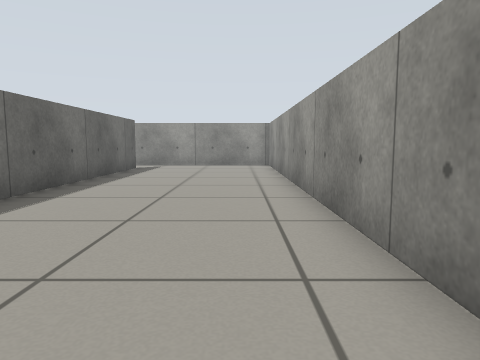
[1] (above)

17 first-person views from a walk through a world built for the Gazebo simulator. The camera is 0.51 m above the floor, tilts 6° down and sees 70° across. The floor is counted in squares, 0.5 m on a side. Each view is taken from the middle of a square. On the plan, view 1 faces up. The plan holds only what a view shows up to about 13 squares ahead; the rest is blank.

[2]
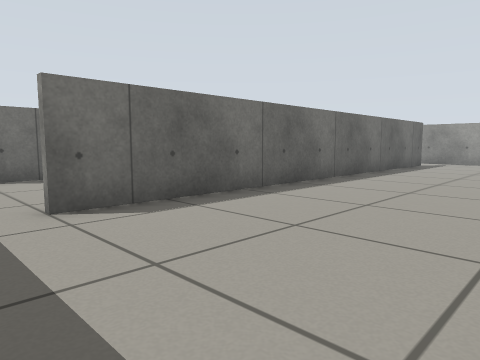

[3]
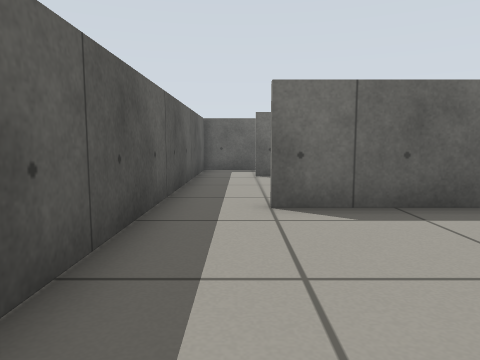

[4]
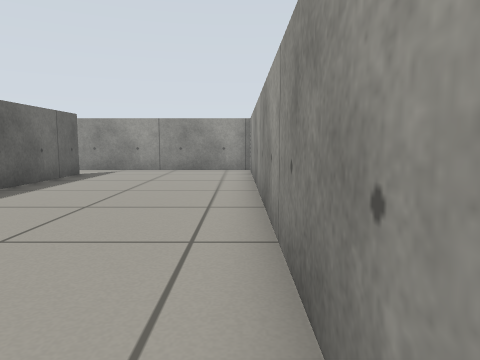

[5]
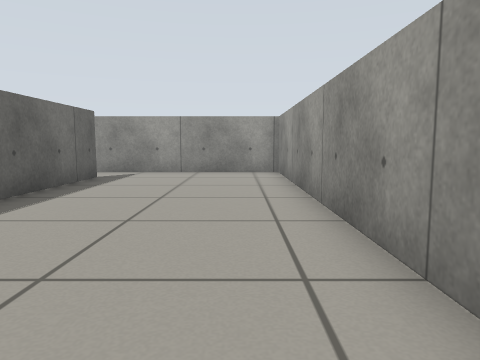

[6]
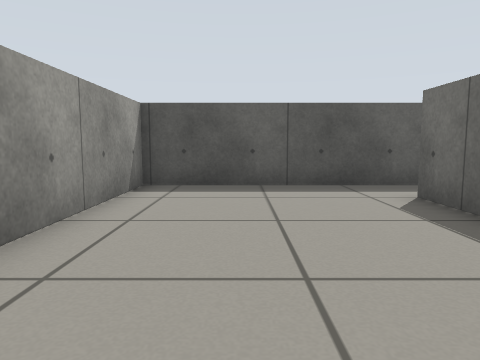

[7]
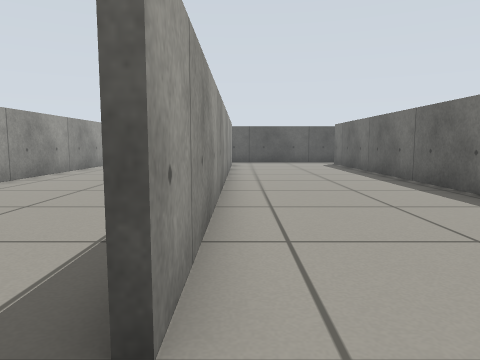

[8]
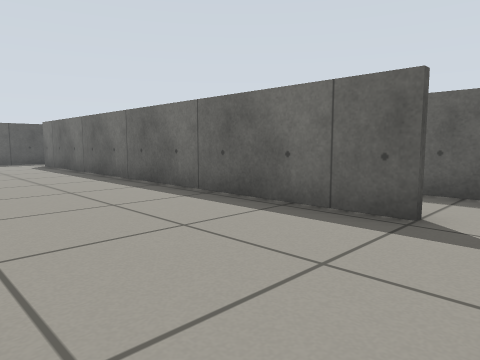

[9]
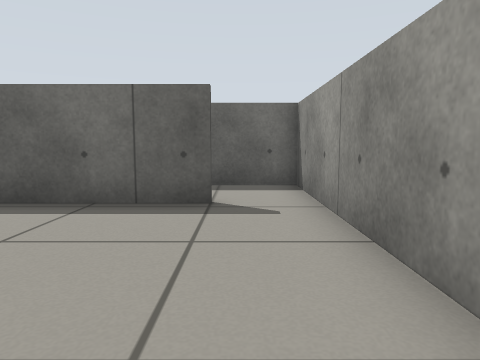

[10]
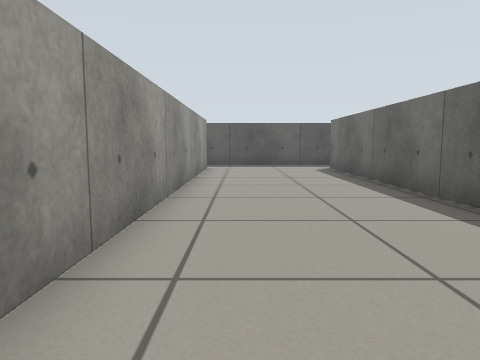

[11]
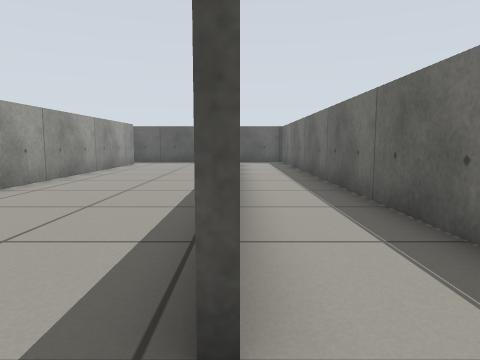

[12]
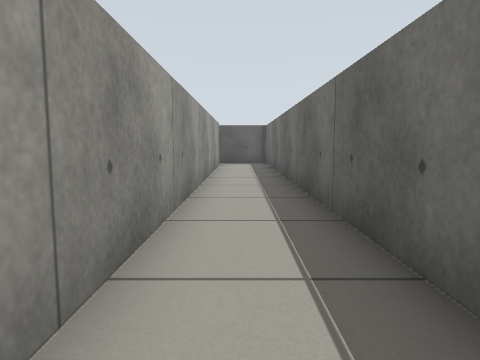

[13]
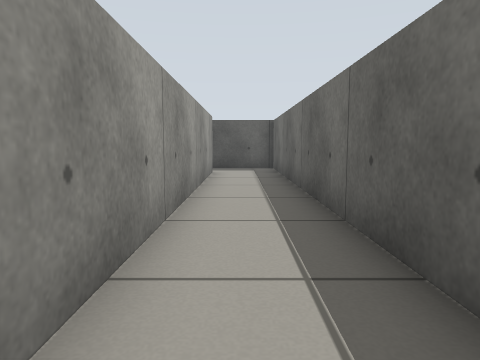

[14]
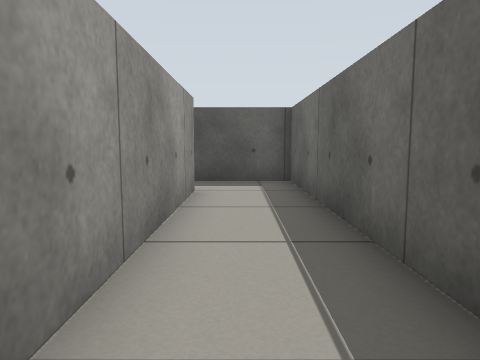

[15]
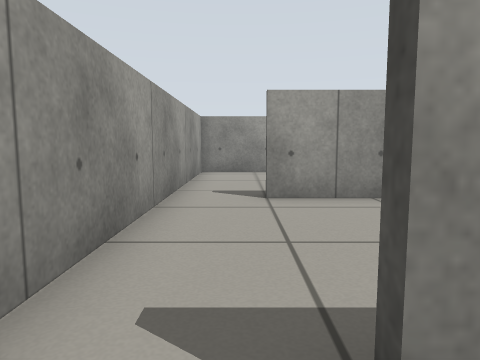

[16]
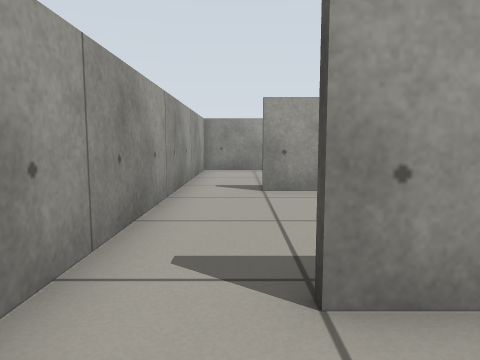

[17]
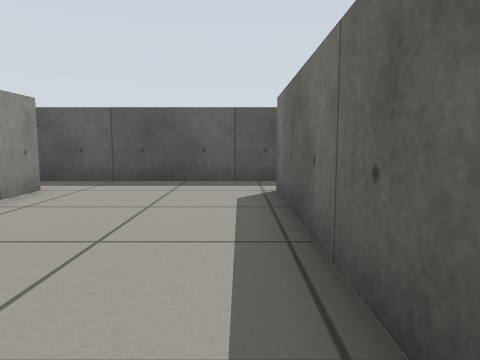

### Floor plan
Points are (right, up) in squares from view 1. A wall is a line through its corners. A room is listed if a view was taken in it or the views show most of it. See-through windows are left out.
Room 1 (views 1, 2, 3, 4, 5, 6, 9)
walls: (-4.4, 14.5) (-4.4, -1.5); (-4.5, -3.4) (1.4, -3.4) (1.4, 16.4) (-4.5, 16.4)
ways out: opening at (-4, -2.5) to room 2; opening at (-4, 15.5) to room 2
Room 2 (views 7, 8, 10, 11, 17)
walls: (-9.8, 14.6) (-9.8, -1.5); (-4.6, -1.5) (-4.6, 14.6); (-4.5, 16.4) (-10.4, 16.4); (-10.4, -3.4) (-4.5, -3.4)
ways out: opening at (-4, -2.5) to room 1; opening at (-4, 15.5) to room 1; opening at (-10, -2.5) to room 3; opening at (-10, 15.5) to room 3
Room 3 (views 12, 13, 14, 15, 16)
walls: (-10, -1.5) (-10, 14.5); (-10.4, 16.4) (-12.4, 16.4) (-12.4, -3.4) (-10.4, -3.4)
ways out: opening at (-10, -2.5) to room 2; opening at (-10, 15.5) to room 2

Positions as (right, up) in squares from view 1, and headings:
1: (0, 0), facing up
2: (1, -3), facing up-left
3: (1, -2), facing left
4: (1, 3), facing up
5: (0, 4), facing up
6: (-1, 5), facing down
7: (-5, 16), facing down
8: (-5, 16), facing down-left
9: (-4, 15), facing left
10: (-6, 13), facing down
11: (-10, 16), facing down
12: (-11, 15), facing down
13: (-11, 11), facing down
14: (-11, 6), facing down
15: (-11, 15), facing right
16: (-12, 15), facing right
17: (-9, 6), facing down
